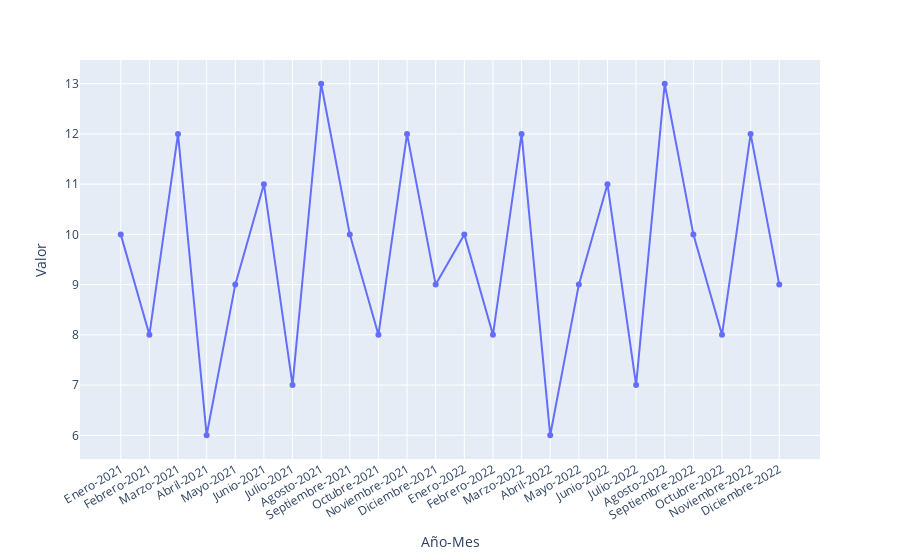

Source (notebook cell):
### Code cell
# Crear el gráfico de línea utilizando Plotly Express
fig = px.line(df, x='Año-Mes', y='Valor')
fig.update_traces(mode='markers+lines')
fig.update_xaxes(tickangle=330)
# Mostrar el gráfico
fig.show()

### Figure 1 — Plotly figure (JSON) as saved in the notebook; plotly's stock layout.template omitted (floating-point values rounded to 4 significant figures)
{"data": [{"hovertemplate": "Año-Mes=%{x}<br>Valor=%{y}<extra></extra>", "legendgroup": "", "line": {"color": "#636efa", "dash": "solid"}, "marker": {"symbol": "circle"}, "mode": "markers+lines", "name": "", "orientation": "v", "showlegend": false, "type": "scatter", "x": ["Enero-2021", "Febrero-2021", "Marzo-2021", "Abril-2021", "Mayo-2021", "Junio-2021", "Julio-2021", "Agosto-2021", "Septiembre-2021", "Octubre-2021", "Noviembre-2021", "Diciembre-2021", "Enero-2022", "Febrero-2022", "Marzo-2022", "Abril-2022", "Mayo-2022", "Junio-2022", "Julio-2022", "Agosto-2022", "Septiembre-2022", "Octubre-2022", "Noviembre-2022", "Diciembre-2022"], "xaxis": "x", "y": [10, 8, 12, 6, 9, 11, 7, 13, 10, 8, 12, 9, 10, 8, 12, 6, 9, 11, 7, 13, 10, 8, 12, 9], "yaxis": "y"}], "layout": {"legend": {"tracegroupgap": 0}, "margin": {"t": 60}, "xaxis": {"anchor": "y", "domain": [0, 1], "tickangle": -30, "title": {"text": "Año-Mes"}}, "yaxis": {"anchor": "x", "domain": [0, 1], "title": {"text": "Valor"}}}}
